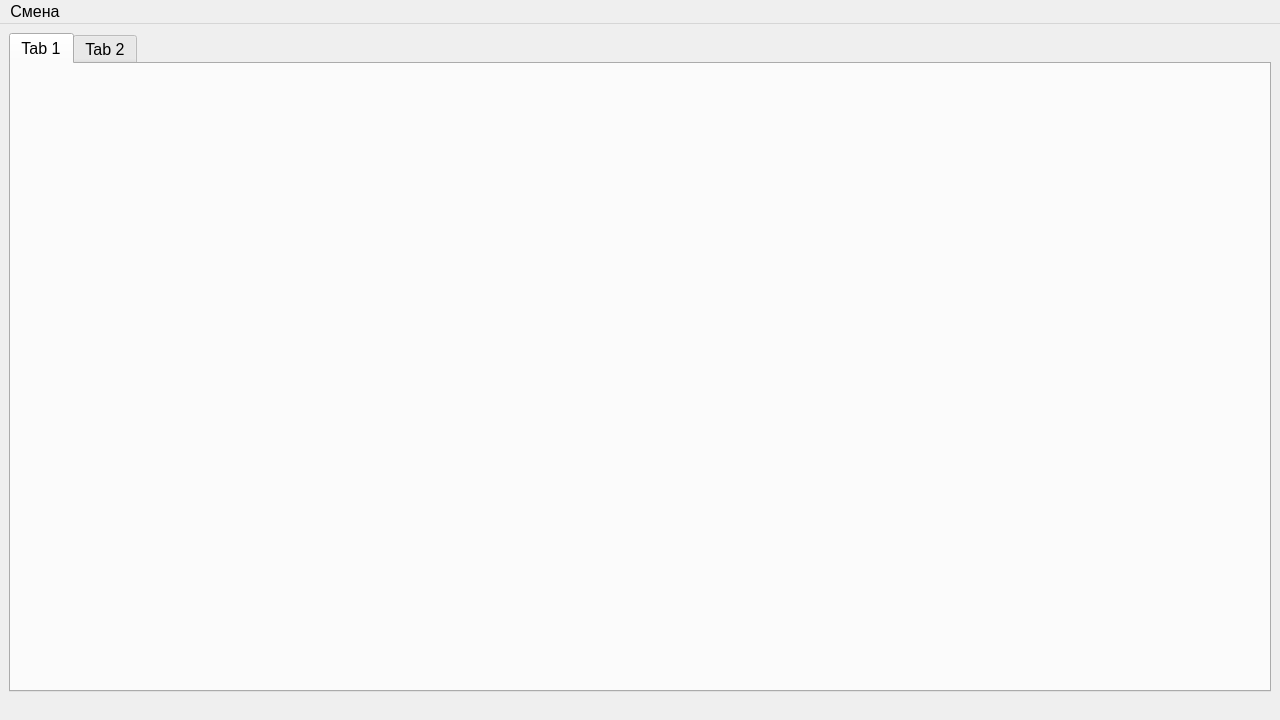
<?xml version="1.0" encoding="UTF-8"?>
<ui version="4.0">
 <class>extrusion_window</class>
 <widget class="QMainWindow" name="extrusion_window">
  <property name="geometry">
   <rect>
    <x>0</x>
    <y>0</y>
    <width>1280</width>
    <height>720</height>
   </rect>
  </property>
  <property name="minimumSize">
   <size>
    <width>1280</width>
    <height>720</height>
   </size>
  </property>
  <property name="windowTitle">
   <string>MainWindow</string>
  </property>
  <widget class="QWidget" name="centralwidget">
   <layout class="QHBoxLayout" name="horizontalLayout">
    <item>
     <widget class="QTabWidget" name="extr_tabs">
      <property name="font">
       <font>
        <family>Segoe UI</family>
        <pointsize>12</pointsize>
       </font>
      </property>
      <widget class="QWidget" name="tab">
       <attribute name="title">
        <string>Tab 1</string>
       </attribute>
      </widget>
      <widget class="QWidget" name="tab_2">
       <attribute name="title">
        <string>Tab 2</string>
       </attribute>
      </widget>
     </widget>
    </item>
   </layout>
  </widget>
  <widget class="QMenuBar" name="menubar">
   <property name="geometry">
    <rect>
     <x>0</x>
     <y>0</y>
     <width>1280</width>
     <height>27</height>
    </rect>
   </property>
   <property name="font">
    <font>
     <pointsize>12</pointsize>
    </font>
   </property>
   <widget class="QMenu" name="menu">
    <property name="font">
     <font>
      <pointsize>12</pointsize>
     </font>
    </property>
    <property name="title">
     <string>Смена</string>
    </property>
    <addaction name="action"/>
    <addaction name="action_2"/>
   </widget>
   <addaction name="menu"/>
  </widget>
  <widget class="QStatusBar" name="statusbar">
   <property name="sizeGripEnabled">
    <bool>false</bool>
   </property>
  </widget>
  <action name="action">
   <property name="text">
    <string>Начать смену</string>
   </property>
   <property name="font">
    <font>
     <pointsize>12</pointsize>
    </font>
   </property>
  </action>
  <action name="action_2">
   <property name="text">
    <string>Закончить смену</string>
   </property>
   <property name="font">
    <font>
     <pointsize>12</pointsize>
    </font>
   </property>
  </action>
 </widget>
 <resources/>
 <connections/>
</ui>
